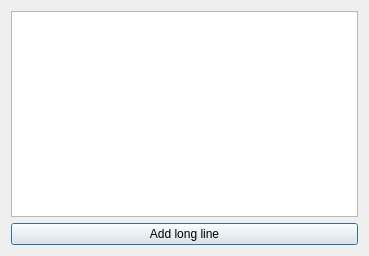
<?xml version="1.0" encoding="UTF-8"?>
<ui version="4.0">
 <class>Dialog</class>
 <widget class="QDialog" name="Dialog">
  <property name="geometry">
   <rect>
    <x>0</x>
    <y>0</y>
    <width>369</width>
    <height>256</height>
   </rect>
  </property>
  <layout class="QVBoxLayout" name="verticalLayout">
   <item>
    <widget class="QListWidget" name="listWidget"/>
   </item>
   <item>
    <widget class="QPushButton" name="pushButton">
     <property name="text">
      <string>Add long line</string>
     </property>
    </widget>
   </item>
  </layout>
 </widget>
 <layoutdefault spacing="6" margin="11"/>
 <resources/>
 <connections/>
</ui>
